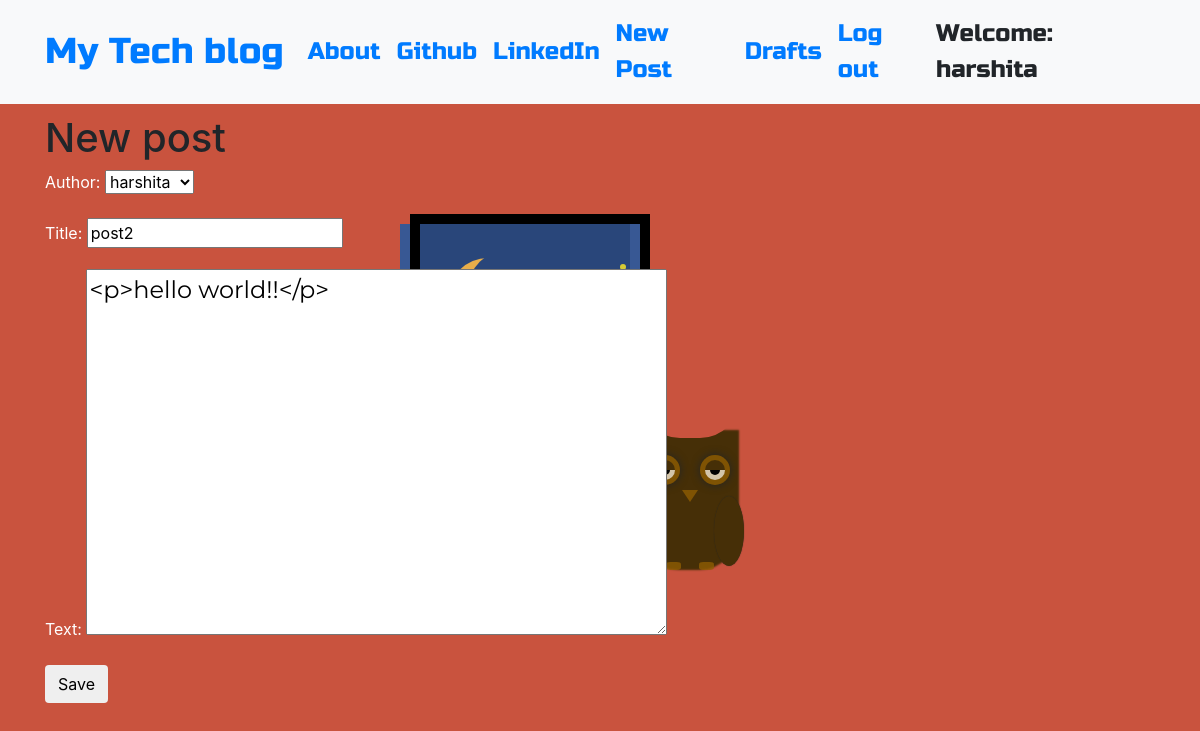
/post/4/edit/ (signed in), run on the app's committed database.
### blog/models.py (models this page shows, shortened)
class Post(models.Model):
    author = models.ForeignKey('auth.User',on_delete=models.CASCADE)
    title = models.CharField(max_length=200)
    text = models.CharField(max_length=1000)
    created_date = models.DateTimeField(default=timezone.now)
    published_date = models.DateTimeField(blank=True, null=True)

### blog/views.py (the view)
# urls.py: path('post/<int:pk>/edit/', views.PostUpdateView.as_view(), name='post_edit'),
class PostUpdateView(LoginRequiredMixin,UpdateView):
    login_url = '/login/'
    redirect_field_name = 'blog/post_detail.html'
    form_class = PostForm
    model = Post

### blog/forms.py
class PostForm(forms.ModelForm):
    class Meta:
        model = Post
        fields = ('author','title', 'text',)
        widgets = {
            'title': forms.TextInput(attrs={'class': 'textinputclass'}),
            'text': forms.Textarea(attrs={'class': 'editable medium-editor-textarea postcontent'}),
        }

### blog/templates/blog/post_form.html (shortened to what this page needs)
{% extends 'blog/base.html' %}
{% block content %}
    <h1>New post</h1>
    <form method="POST" class="post-form">
    {{form.as_p}}
    <button type="submit" class="save btn btn-default">Save</button>
    </form>
{% endblock %}

### blog/templates/blog/base.html (shortened to what this page needs)
<!DOCTYPE html>
{% load static %}
<html>
  <head>
    <link rel="stylesheet" href="https://stackpath.bootstrapcdn.com/bootstrap/4.1.3/css/bootstrap.min.css"
>
    <link href="https://maxcdn.bootstrapcdn.com/font-awesome/4.7.0/css/font-awesome.min.css" rel="stylesheet">
    <link rel="stylesheet" href="//cdn.jsdelivr.net/medium-editor/latest/css/medium-editor.min.css" type="text/css" media="screen" charset="utf-8">
    <link rel="stylesheet" href="{% static 'css/blog.css' %}">
    <link rel="stylesheet" href="{% static 'css/moon.css' %}">
  </head>
  <body class='loader'>
    <nav class="navbar navbar-expand-lg bg-light techfont">
      <div class="container">
        <div class="navbar-nav align-items-center">
          <a class="navbar-brand bigbrand" href="{% url 'post_list' %}">My Tech blog</a>
          <a class="nav-item nav-link" href="{% url 'about' %}">About</a>
          <a class="nav-item nav-link" href="https://www.github.com">Github</a>
          <a class="nav-item nav-link" href="https://www.linkedin.com">LinkedIn</a>
        </div>
        <div class="navbar-nav align-items-center ml-auto">
          {% if user.is_authenticated %}
            <a class="nav-item nav-link" href="{% url 'post_new' %}">New Post</a>
            <a class="nav-item nav-link" href="{% url 'post_draft_list' %}">Drafts</a>
            <a class="nav-item nav-link" href="{% url 'logout' %}">Log out</a>
            <a >Welcome: {{ user.username }}</a>
          {% else %}
            <a class="nav-item nav-link" href="{% url 'login' %}" aria-label="Login">
              <span class="fa fa-user" aria-hidden="true"></span></a>
          {% endif %}
        </div>
      </div>
    </nav>
    <div class="window-container">
          <div class="window">
              <div class="star1"></div>
              <div class="moon-container">
                  <div class="moon"></div>
              </div>
           </div>
            <div class="owl-container">
              <div class="owl"></div>
            <div class="owl-beak"></div>
            <div class="owl-legs"></div>
      </div>
    </div>
          <div class="content container">
              <div class="row">
                  <div class="col-md-8">
                    <div class="blog_posts">
                      {% block content %}
                      {% endblock %}
                    </div>
                  </div>
              </div>
          </div>
  </body>
</html>

### blog/static/css/blog.css (style rules this page uses)
.techfont { font-family: 'Russo One', sans-serif; font-size: 1.5em; margin-bottom: 10px; }
.postcontent { font-family: 'Montserrat'; font-size: 1.5em; }
.bigbrand { font-size: 1.5em; }
.loader { filter:hue-rotate(0deg); color: linear-gradient(45deg,#0f8,#08f); animation:hue 5000ms infinite linear; }
p { color: white; }

### blog/static/css/moon.css (style rules this page uses)
body { background-color: #C9533E; margin: 0; padding: 0; }
.window-container { position: relative; top: 0; left: 0; }
.window { top: 6.25em; right: 34.375em; position: absolute; background-color: #29467A; border: 10px solid black; width: 240px; height: 340px; }
.star1 { position: relative; top: 40px; left: 200px; background-color: rgb(214, 203, 52); width: 6px; height: 6px; border-radius: 50%; }
.moon-container { position: relative; top: -3em; left: 0; }
.moon { width: 80px; height: 80px; background: transparent; border-radius: 50px; box-shadow:-20px 8px 0 0px #e8ae4a; position: absolute; left: 3em; top: 2em; }
.owl-container { position: absolute; top: 11.5em; left: 40em; }
.owl { width: 100px; height: 140px; background: transparent; border-radius: 0 0 40px 40px; box-shadow: -1px 132px 2px 0 #462f07; position: absolute; left: 0; top: 0; }
.owl-beak { width: 0; height: 0; border-left: 8px solid transparent; border-right:8px solid transparent; border-top: 12px solid rgb(143, 94, 2, 0.781); position: relative; top: 12em; left: 42px; }
.owl-legs, .owl-legs::before { width: 15px; height: 8px; background-color: rgb(143, 94, 2, 0.781); border-radius: 30%; position: absolute; top: 16.5em; left: 1.6em; }
.owl-legs::before { content: ""; top: 0; left: 2.1em; }

### data on the page
Post: author "harshita", title "post2", text "<p>hello world!!</p>"

### other printed values
{{ user.username }} "harshita"
